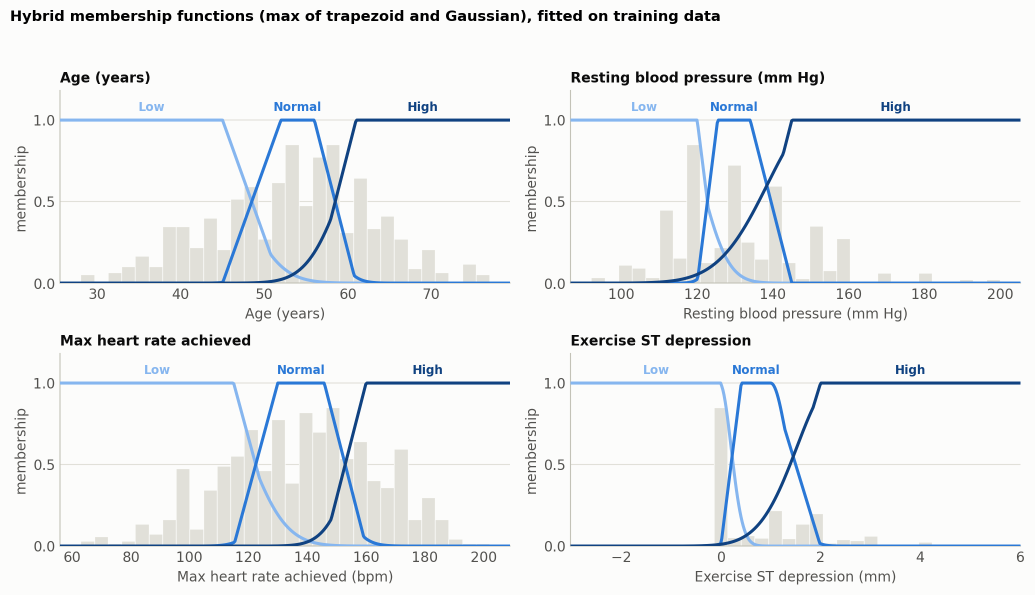
#> input picture figures/04_membership_overview.png, 2069 x 1189 px (shown at 1/2 size)
$ python make_portfolio_figures.py
#> lines starting #> are read from the running program, lines starting #| are printed output that depends on the picture
"""Copy the key figures into figures/portfolio/ at web-friendly sizes (max width 1600 px)."""

from __future__ import annotations

import sys
from pathlib import Path

from PIL import Image

ROOT = Path(__file__).resolve().parents[1]
SRC, DST = ROOT / "figures", ROOT / "figures" / "portfolio"
PICKS = {
    "04_membership_overview.png": "01_membership_functions.png",
    "05_rules.png": "02_rule_base.png",
    "05_explain_patient_complete.png": "03_patient_explanation.png",
    "06_test_ci.png": "04_test_ci_comparison.png",
    "06_per_site_all.png": "05_per_hospital.png",
}


def main(max_width: int = 1600) -> None:
#> called with max_width = 1600
    DST.mkdir(exist_ok=True)
    for s, d in PICKS.items():
        im = Image.open(SRC / s).convert("RGB")
        w, h = im.size
#> w = 2069; h = 1189
        if w > max_width:
            im = im.resize((max_width, round(h * max_width / w)), Image.LANCZOS)
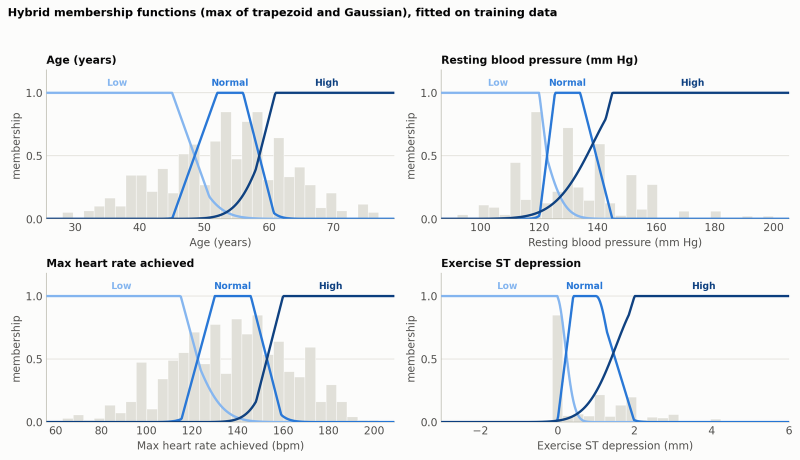
#> im: PIL image 1600x919 RGB (shown at 1/2 size); mean R, G, B 239.9, 241.6, 242.1
        im.save(DST / d, optimize=True)
        print(f"{d:32s} {im.size[0]}x{im.size[1]}  {(DST / d).stat().st_size // 1024} KB")
#| 01_membership_functions.png      1600x919  289 KB
#> pass 2 of the loop in main, `for s, d in PICKS.items():`:
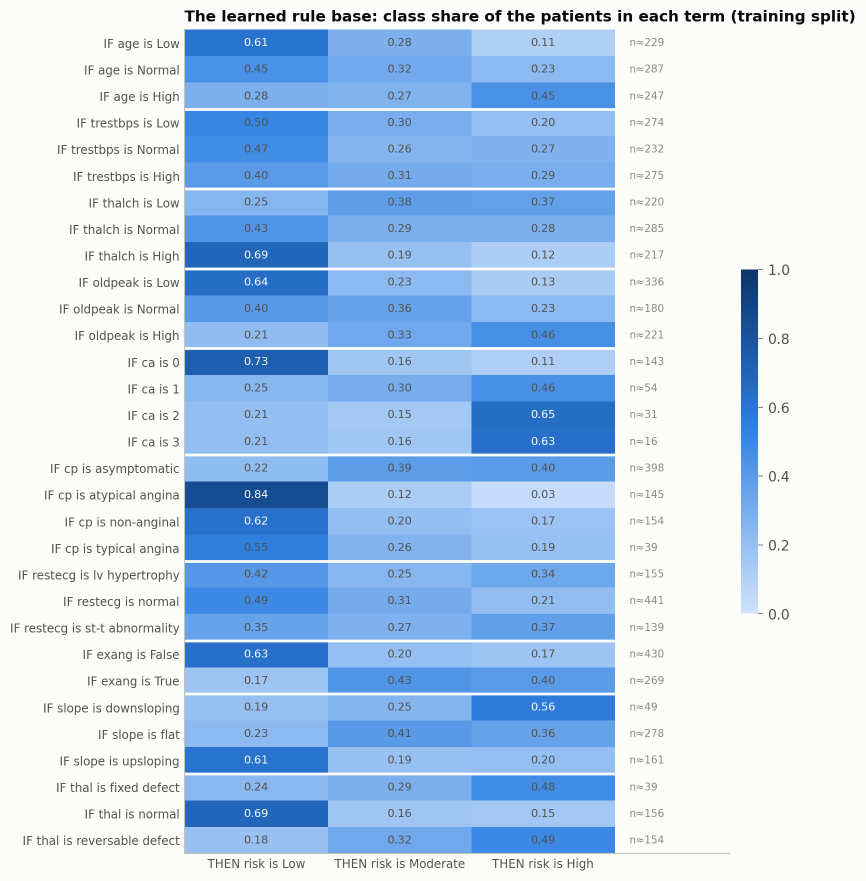
#> input picture figures/05_rules.png, 1731 x 1761 px (shown at 1/2 size)
#> in main, `im = im.resize((max_width, round(h * max_width / w)), Image.LANCZOS)`:
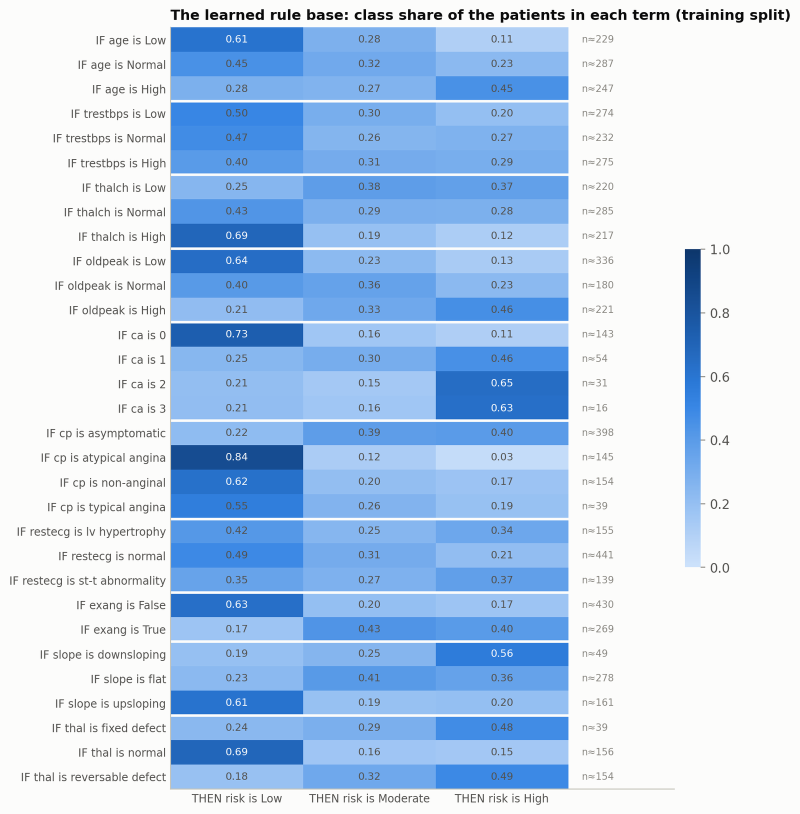
#> im: PIL image 1600x1628 RGB (shown at 1/2 size); mean R, G, B 184, 208.6, 237.5
#| 02_rule_base.png                 1600x1628  469 KB
#> pass 3 of the loop in main, `for s, d in PICKS.items():`:
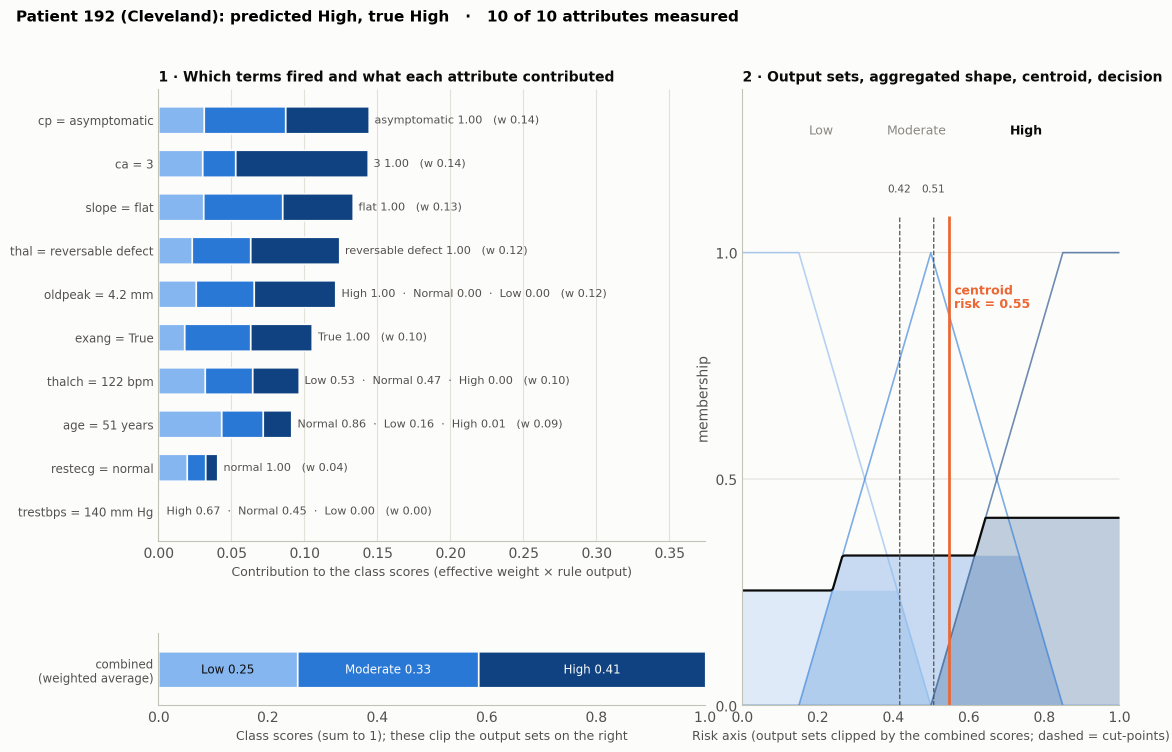
#> input picture figures/05_explain_patient_complete.png, 2344 x 1504 px (shown at 1/2 size)
#> in main, `im = im.resize((max_width, round(h * max_width / w)), Image.LANCZOS)`:
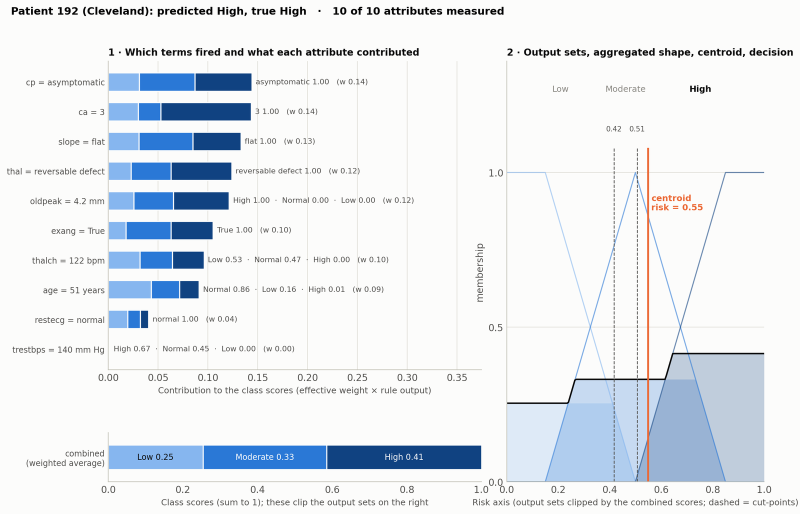
#> im: PIL image 1600x1027 RGB (shown at 1/2 size); mean R, G, B 230.2, 234.9, 239.9
#| 03_patient_explanation.png       1600x1027  330 KB
#> the loop made 4 passes; the first 3 are shown


if __name__ == "__main__":
#> (the run stopped early here; a loop or call above may not have finished)
